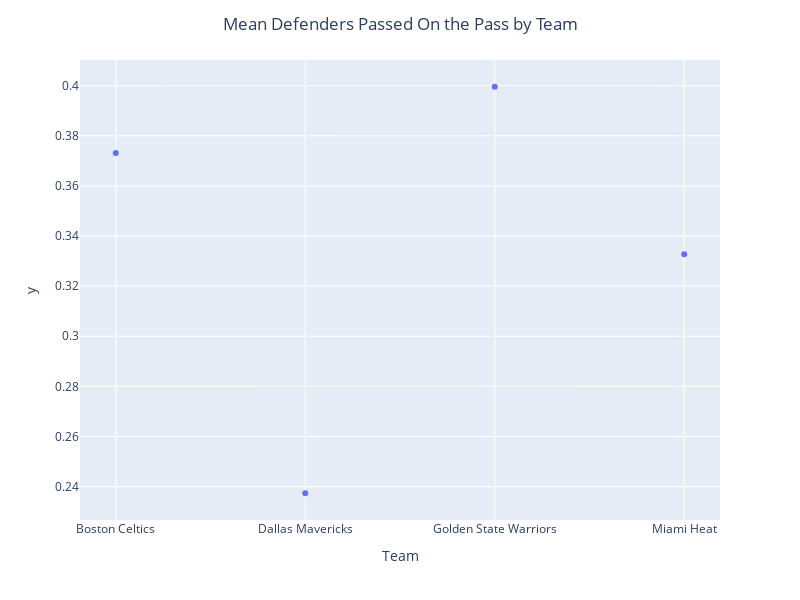
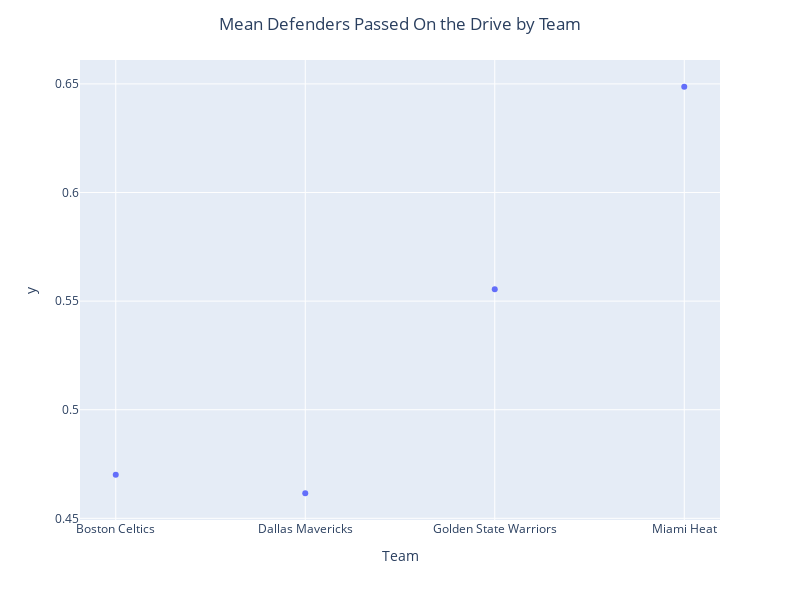

Here is the notebook cell these charts were saved with, in order:
### Code cell
fig = px.scatter(x = def_passed_means_team.index, y = def_passed_means_team.values)
fig.update_layout(width=800, height=600,  
                  title='Mean Defenders Passed On the Pass by Team', title_x=0.5,
                  xaxis_title="Team") #template='plotly_dark',
#fig.update_traces(textfont_size=11, marker=dict(size=10), textposition=improve_text_position(df['reb']))
fig.show()

fig = px.scatter(x = def_drive_means_team.index, y = def_drive_means_team.values)
fig.update_layout(width=800, height=600,  
                  title='Mean Defenders Passed On the Drive by Team', title_x=0.5,
                  xaxis_title="Team") #template='plotly_dark',
#fig.update_traces(textfont_size=11, marker=dict(size=10), textposition=improve_text_position(df['reb']))
fig.show()

### Figure 1 — Plotly figure (JSON) as saved in the notebook; plotly's stock layout.template omitted (floating-point values rounded to 4 significant figures)
{"data": [{"hovertemplate": "x=%{x}<br>y=%{y}<extra></extra>", "legendgroup": "", "marker": {"color": "#636efa", "symbol": "circle"}, "mode": "markers", "name": "", "orientation": "v", "showlegend": false, "type": "scatter", "x": ["Boston Celtics", "Dallas Mavericks", "Golden State Warriors", "Miami Heat"], "xaxis": "x", "y": [0.3731, 0.2374, 0.3995, 0.3327], "yaxis": "y"}], "layout": {"height": 600, "legend": {"tracegroupgap": 0}, "margin": {"t": 60}, "title": {"text": "Mean Defenders Passed On the Pass by Team", "x": 0.5}, "width": 800, "xaxis": {"anchor": "y", "domain": [0, 1], "title": {"text": "Team"}}, "yaxis": {"anchor": "x", "domain": [0, 1], "title": {"text": "y"}}}}

### Figure 2 — Plotly figure (JSON) as saved in the notebook; plotly's stock layout.template omitted (floating-point values rounded to 4 significant figures)
{"data": [{"hovertemplate": "x=%{x}<br>y=%{y}<extra></extra>", "legendgroup": "", "marker": {"color": "#636efa", "symbol": "circle"}, "mode": "markers", "name": "", "orientation": "v", "showlegend": false, "type": "scatter", "x": ["Boston Celtics", "Dallas Mavericks", "Golden State Warriors", "Miami Heat"], "xaxis": "x", "y": [0.4701, 0.4615, 0.5554, 0.6487], "yaxis": "y"}], "layout": {"height": 600, "legend": {"tracegroupgap": 0}, "margin": {"t": 60}, "title": {"text": "Mean Defenders Passed On the Drive by Team", "x": 0.5}, "width": 800, "xaxis": {"anchor": "y", "domain": [0, 1], "title": {"text": "Team"}}, "yaxis": {"anchor": "x", "domain": [0, 1], "title": {"text": "y"}}}}
